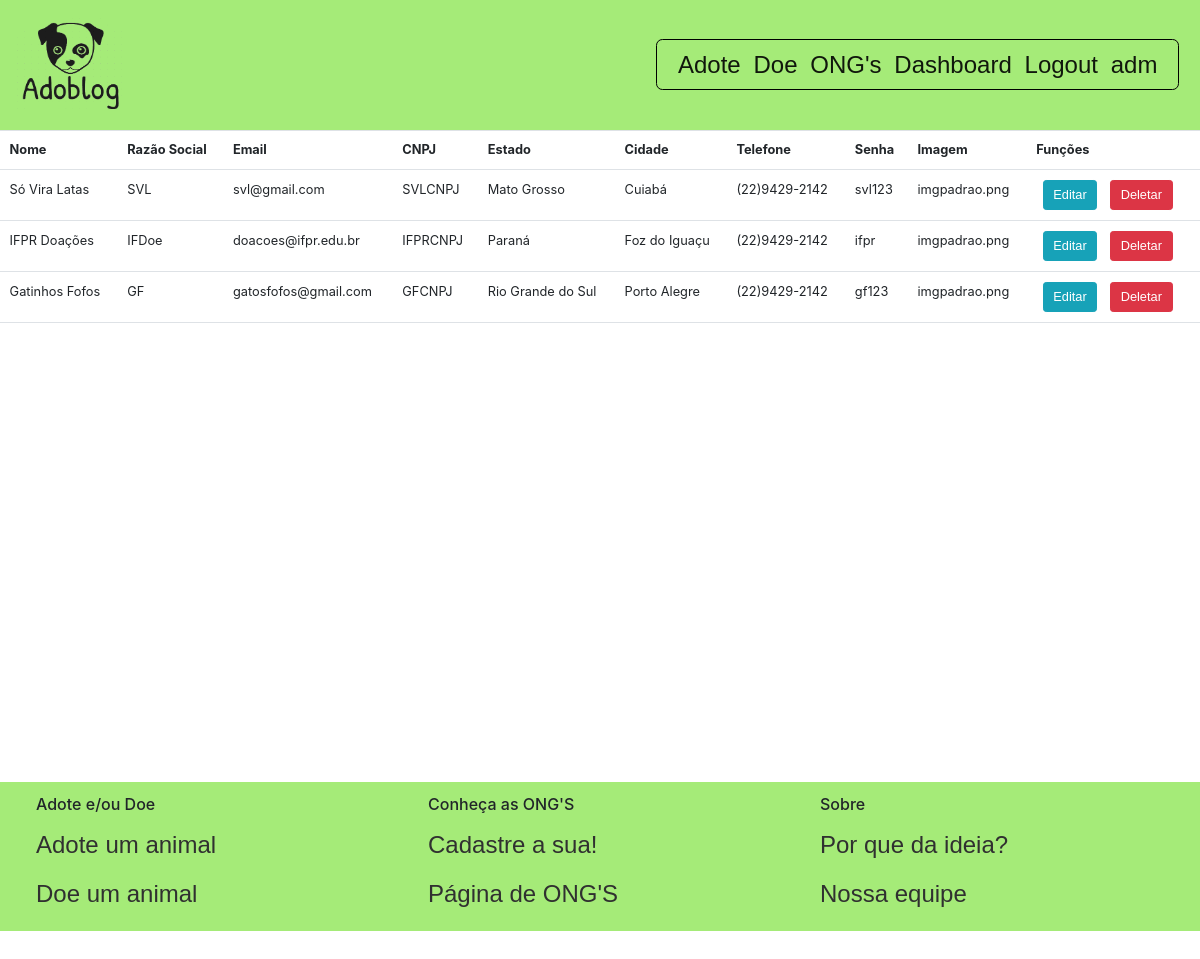
The page /screens/adm/admongcontrol.php (signed in) on the database its author committed.
### tables this page shows
CREATE TABLE IF NOT EXISTS `tb_ong` (
    `ong_id` INT(11) UNSIGNED NOT NULL AUTO_INCREMENT,
    `ong_nome` VARCHAR(40) NOT NULL,
    `ong_razaosocial` VARCHAR(60) NOT NULL,
    `ong_email` VARCHAR(60) NOT NULL,
    `ong_cnpj` VARCHAR(20) NOT NULL,
    `ong_descricao` VARCHAR(255),
    `ong_estado` VARCHAR(20) NOT NULL,
    `ong_cidade` VARCHAR(40) NOT NULL,
    `ong_telefone` VARCHAR(40) NOT NULL,
    `ong_senha` VARCHAR(20) NOT NULL,
    `ong_imagem` VARCHAR(255) NOT NULL,
    PRIMARY KEY (`ong_id`)
);

### screens/adm/admongcontrol.php (the view, shortened to what this page needs)
<!DOCTYPE html>
<html>
<head>
    <link rel="stylesheet" type="text/css" href="../../styles/admctrl.css">
    <link href="https://cdn.jsdelivr.net/npm/bootstrap@5.1.3/dist/css/bootstrap.min.css" rel="stylesheet">
    <link href="//maxcdn.bootstrapcdn.com/bootstrap/4.0.0/css/bootstrap.min.css" rel="stylesheet" id="bootstrap-css">
</head>
<body onload="zoom()">
    <nav class="navbar navbar-expand-lg navbar-light py-3" style="background-color: #A5EB78;">
        <a class="navbar-brand" href="../index.php">
            <img src="../../images/logo.png"  class="thumbnail"  alt="Logo">
        </a>
        <div class="collapse navbar-collapse justify-content-end" id="navbarSupportedContent">
            <ul class="navbar-nav ml-auto" style="border: 1px solid black;
                                                  border-radius: 8px;
                                                  padding-top: 0px;
                                                  padding-bottom: 0px;
                                                  margin-right: 10px;
                                                  margin-left: 10px;">
                <li class="nav-item active" style="padding-left:18px;">
                    <a class="nav-link active" href="../index.php"> Adote </a>
                </li>
                <li class="nav-item">
                    <a class="nav-link active" href="../pub/doarform.php"> Doe </a>
                </li>
                <li class="nav-item">
                    <a class="nav-link active" href="../ong/ongpage.php"> ONG's </a>
                </li>
                <li class="nav-item">
                    <a class="nav-link active" href="admcontrol.php"> Dashboard </a>
                </li>
                <li class="nav-item">
                    <a class= "nav-link active" href="../../script/logout.php"> Logout </a>
                </li>
                <li class="nav-item" style="padding-right: 18px;">
                    <a class="nav-link active" href="#">
                        <?php
                            $nome = $_SESSION['login'];
                            print_r($nome);
                        ?>
                    </a>
                </li>
            </ul>
        </div>
    </nav>
    <?php
        require_once '../../script/ongctrl.php';
        $result = $mysqli->query("SELECT * FROM tb_ong") or die($mysqli->error);
    ?>
    <div style="min-height: 102vh;">
        <table class="table">
            <thead>
                <tr>
                    <th> Nome </th>
                    <th> Razão Social </th>
                    <th> Email </th>
                    <th> CNPJ </th>
                    <th> Estado </th>
                    <th> Cidade </th>
                    <th> Telefone </th>
                    <th> Senha </th>
                    <th> Imagem </th>
                    <th colspan="2"> Funções </th>
                </tr>
            </thead>
            <?php while($row = $result->fetch_assoc()):?>
            <tr>
                <td> <?php echo $row['ong_nome']; ?> </td>
                <td> <?php echo $row['ong_razaosocial']; ?> </td>
                <td> <?php echo $row['ong_email']; ?> </td>
                <td> <?php echo $row['ong_cnpj']; ?> </td>
                <td> <?php echo $row['ong_estado']; ?> </td>
                <td> <?php echo $row['ong_cidade']; ?> </td>
                <td> <?php echo $row['ong_telefone']; ?> </td>
                <td> <?php echo $row['ong_senha']; ?> </td>
                <td> <?php echo $row['ong_imagem']; ?> </td>
                <td>
                    <a href="admongcontrol.php?edit=<?php echo $row['ong_id']; ?>"
                        class="btn btn-info mx-2"> Editar
                    </a>
                    <a href="admongcontrol.php?deleteong=<?php echo $row['ong_id']; ?>"
                        class="btn btn-danger mx-2"> Deletar
                    </a>
                </td>
            </tr>
        <?php endwhile; ?>
        </table>
    </div>
    <div>
        <footer class="container-fluid py-3" style="background: #A5EB78;">
            <div class="row">
                <div class="col-6 col-md ft1" style="margin-left: 30px;">
                    <h5>Adote e/ou Doe</h5>
                    <ul class="navbar-nav mr-auto">
                        <li class="nav-item"><a style="color: #303030;" class="nav-link active" href="../index.php">Adote um animal</a></li>
                        <li class="nav-item"><a style="color: #303030;" class="nav-link active" href="../pub/doarform.php">Doe um animal</a></li>
                    </ul>
                </div>
                <div class="col-6 col-md ft2">
                    <h5>Conheça as ONG'S</h5>
                    <ul class="navbar-nav mr-auto">
                        <li class="nav-item"><a style="color: #303030;" class="nav-link active" href="../logs/registerong.php">Cadastre a sua!</a></li>
                        <li class="nav-item"><a style="color: #303030;" class="nav-link active" href="../ong/ongpage.php">Página de ONG'S</a></li>
                    </ul>
                </div>
                <div class="col-6 col-md ft3">
                    <h5>Sobre</h5>
                    <ul class="navbar-nav mr-auto">
                        <li class="nav-item"><a style="color: #303030;" class="nav-link active" href="#">Por que da ideia?</a></li>
                        <li class="nav-item"><a style="color: #303030;" class="nav-link active" href="#">Nossa equipe</a></li>
                    </ul>
                </div>
            </div>
        </footer>
    </div>
</body>

### styles/admctrl.css (style rules this page uses)
a { text-decoration: none; color: black; font-size: 30px; float: left; font-weight: bolder; font-family:'Lucida Sans', 'Lucida Sans Regular', 'Lucida Grande', 'Lucida Sans Unicode', Geneva, Verdana, sans-serif; }
body { font-family: "Poppins", sans-serif; height: 100vh; }
a { color: #cccccc; display:inline-block; text-decoration: none; font-weight: 400; }
.thumbnail { width: 140px; height: 120px; transition: transform .2s; margin: 0 auto; }
.nav-link.active { transition: transform .2s; margin: 0 auto; }
.col-6.col-md.ft1 { -webkit-animation-delay: 1s; -moz-animation-delay: 1s; animation-delay: 1s; }
.col-6.col-md.ft2 { -webkit-animation-delay: 1.2s; -moz-animation-delay: 1.2s; animation-delay: 1.2s; }
.col-6.col-md.ft3 { -webkit-animation-delay: 1.4s; -moz-animation-delay: 1.4s; animation-delay: 1.4s; }

### styles/ongctrl.css (style rules this page uses)
a { text-decoration: none; color: black; font-size: 30px; float: left; font-weight: bolder; font-family:'Lucida Sans', 'Lucida Sans Regular', 'Lucida Grande', 'Lucida Sans Unicode', Geneva, Verdana, sans-serif; }
body { font-family: "Poppins", sans-serif; height: 100vh; }
a { color: #cccccc; display:inline-block; text-decoration: none; font-weight: 400; }
.nav-link.active { transition: transform .2s; margin: 0 auto; }

### rows shown on the page
tb_ong: ong_nome "Só Vira Latas", ong_razaosocial "SVL", ong_email "svl@gmail.com", ong_cnpj "SVLCNPJ", ong_estado "Mato Grosso", ong_cidade "Cuiabá", ong_telefone "(22)9429-2142", ong_senha "svl123", ong_imagem "imgpadrao.png"
tb_ong: ong_nome "IFPR Doações", ong_razaosocial "IFDoe", ong_email "doacoes@ifpr.edu.br", ong_cnpj "IFPRCNPJ", ong_estado "Paraná", ong_cidade "Foz do Iguaçu", ong_telefone "(22)9429-2142", ong_senha "ifpr", ong_imagem "imgpadrao.png"
tb_ong: ong_nome "Gatinhos Fofos", ong_razaosocial "GF", ong_email "gatosfofos@gmail.com", ong_cnpj "GFCNPJ", ong_estado "Rio Grande do Sul", ong_cidade "Porto Alegre", ong_telefone "(22)9429-2142", ong_senha "gf123", ong_imagem "imgpadrao.png"
